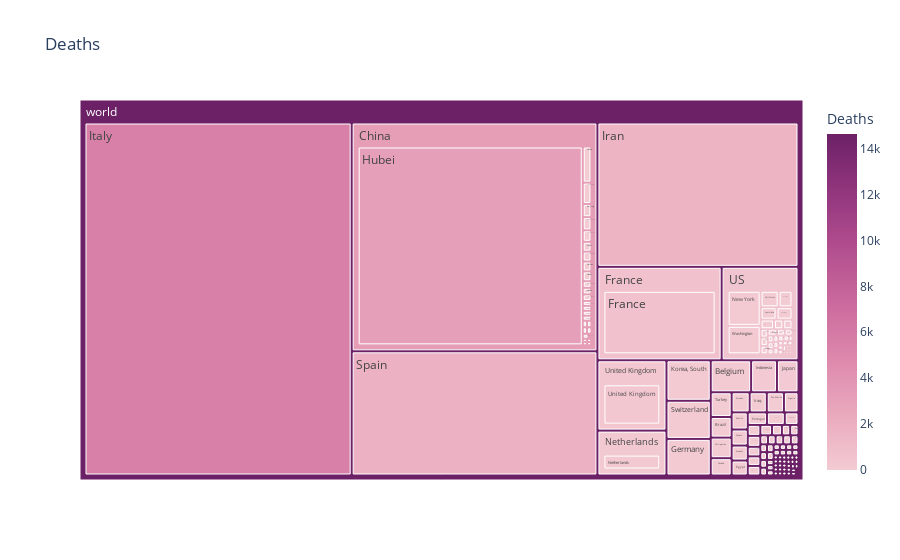

The notebook cell this image was saved under:
### Code cell
# plotly ploty
most_current.analyze_covid_treemap('Deaths')

### Figure 1 — Plotly figure (JSON) as saved in the notebook; plotly's stock layout.template omitted (floating-point values rounded to 4 significant figures; data arrays with more than 128 entries replaced by an {"elided": "..."} marker saying what was removed)
{"data": [{"branchvalues": "total", "customdata": {"elided": "319x1 int values"}, "domain": {"x": [0, 1], "y": [0, 1]}, "hoverlabel": {"namelength": 0}, "hovertemplate": "Deaths=%{color}<br>labels=%{label}<br>parent=%{parent}<br>id=%{id}", "ids": {"elided": "319 str values"}, "labels": {"elided": "319 str values"}, "marker": {"coloraxis": "coloraxis", "colors": {"elided": "319 int values"}}, "name": "", "parents": {"elided": "319 str values"}, "type": "treemap", "values": {"elided": "319 int values"}}], "layout": {"coloraxis": {"colorbar": {"title": {"text": "Deaths"}}, "colorscale": [[0, "rgb(243, 203, 211)"], [0.1667, "rgb(234, 169, 189)"], [0.3333, "rgb(221, 136, 172)"], [0.5, "rgb(202, 105, 157)"], [0.6667, "rgb(177, 77, 142)"], [0.8333, "rgb(145, 53, 125)"], [1, "rgb(108, 33, 103)"]]}, "legend": {"tracegroupgap": 0}, "title": {"text": "Deaths"}}}
